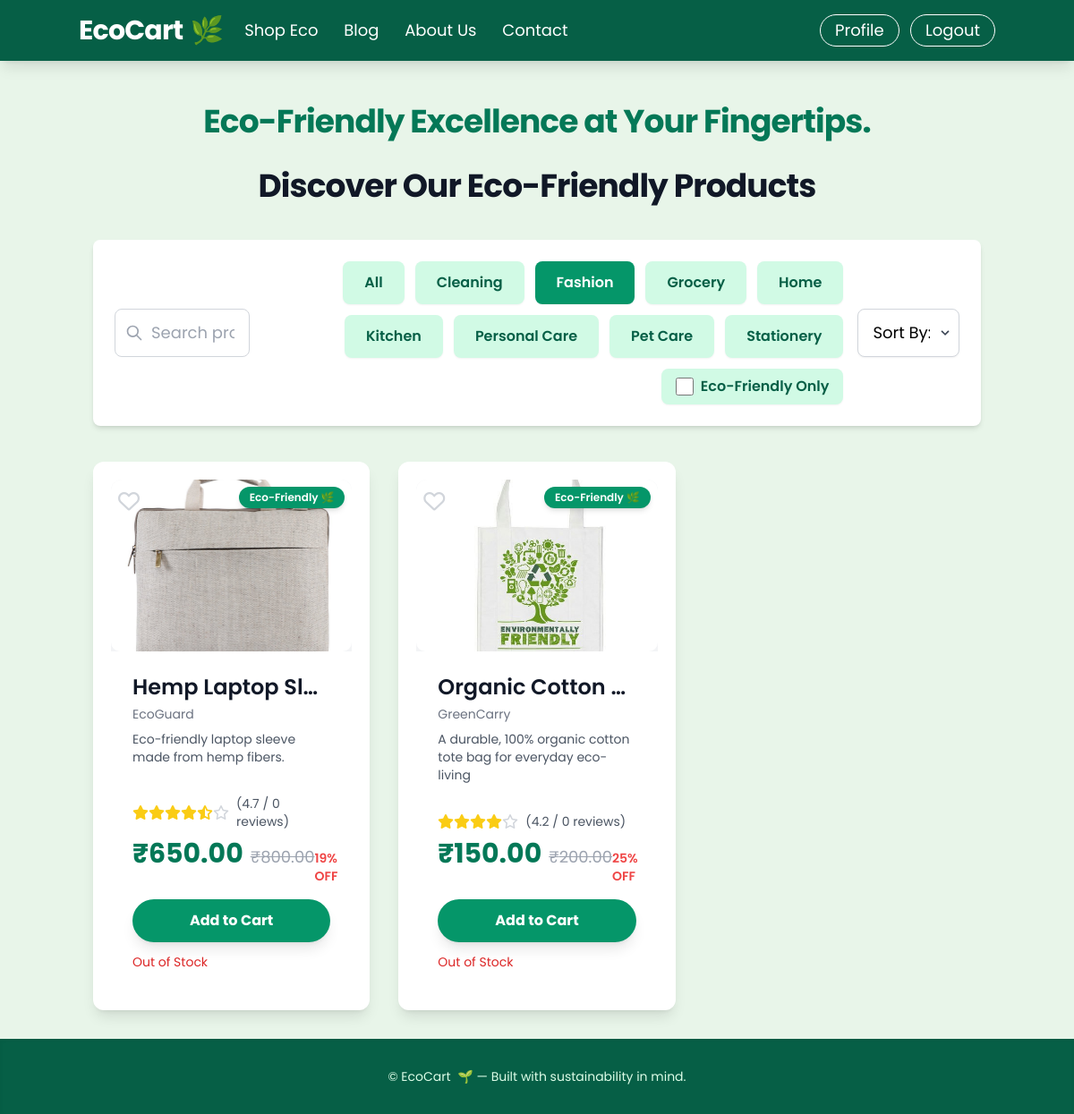
Screenshot of /products/?category=fashion (signed in) with the database file from the repository.
### products/models.py (models this page shows, shortened)
class Category(models.Model):
    name = models.CharField(max_length=100, unique=True)
    slug = models.SlugField(max_length=100, unique=True, blank=True)
    class Meta:
        verbose_name_plural = "Categories"

class Product(models.Model):
    name = models.CharField(max_length=255)
    brand = models.CharField(max_length=100, blank=True, null=True)
    category = models.ForeignKey(Category, on_delete=models.SET_NULL, null=True, related_name='products')
    image = models.ImageField(upload_to='products/', blank=True, null=True)
    price = models.DecimalField(max_digits=10, decimal_places=2)
    original_price = models.DecimalField(max_digits=10, decimal_places=2, blank=True, null=True)
    short_description = models.CharField(max_length=255)
    long_description = models.TextField(blank=True, null=True)
    rating = models.DecimalField(max_digits=2, decimal_places=1, default=0.0)
    review_count = models.PositiveIntegerField(default=0)
    is_eco_friendly = models.BooleanField(default=False)
    eco_impact_statement = models.TextField(blank=True, null=True, help_text="e.g., 'Saves 3kg of plastic'")
    stock = models.PositiveIntegerField(default=0)
    created_at = models.DateTimeField(auto_now_add=True)
    updated_at = models.DateTimeField(auto_now=True)
    class Meta:
        ordering = ['-created_at']
    @property
    def is_discounted(self):
        return self.original_price and self.price < self.original_price
    @property
    def discount_percentage(self):
        if self.is_discounted:
            return round(((self.original_price - self.price) / self.original_price) * 100)
        return 0
    @property
    def get_stars_full(self):
        return int(self.rating)
    @property
    def get_stars_half(self):
        return 1 if (self.rating - self.get_stars_full) >= 0.5 else 0
    @property
    def get_stars_empty(self):
        return 5 - self.get_stars_full - self.get_stars_half

### products/views.py (the view)
# urls.py: path('', views.product_list, name='list'),  # Product list view
def product_list(request):
    all_categories = Category.objects.all().order_by('name')
    initial_products = get_product_queryset(request)
    paginator = Paginator(initial_products, 8)
    page_number = request.GET.get('page', 1)
    page_obj = paginator.get_page(page_number)
    context = {
        'products': page_obj,
        'categories': all_categories,
        'current_category': request.GET.get('category', 'all'),
        'current_search': request.GET.get('search', ''),
        'eco_friendly_checked': request.GET.get('eco_friendly', 'false').lower() == 'true',
        'current_sort_by': request.GET.get('sort_by', 'default'),
        'pick_up_line': random.choice(PICK_UP_LINES),
    }
    return render(request, 'products/product_list.html', context)

### products/templatetags/products/products_filters.py (called while the page is built)
@register.filter
def replace(value, arg):
    if isinstance(value, str) and isinstance(arg, str) and ':' in arg:
        old, new = arg.split(':', 1)
        return value.replace(old, new)
    return value

@register.filter
def multiply(value, arg):
    try:
        return float(value) * float(arg)
    except (ValueError, TypeError):
        return '' # Return empty string or handle error gracefully

### products/templates/products/product_list.html (shortened to what this page needs)
{% load static %}
{% load products.products_filters %}
<!DOCTYPE html>
<html lang="en">
<head>
    <script src="https://cdn.tailwindcss.com"></script>
    <link rel="stylesheet" href="https://cdnjs.cloudflare.com/ajax/libs/font-awesome/6.0.0-beta3/css/all.min.css">
    <link rel="stylesheet" href="{% static 'products/css/product.css' %}">
</head>
<body class="min-h-screen flex flex-col">
    <header id="main-navbar" class="bg-emerald-800 p-4 shadow-lg sticky top-0 z-40 transition-all duration-300 ease-in-out">
        <div class="container mx-auto flex items-center justify-between flex-wrap">
            <a href="{% url 'accounts:home' %}" class="flex items-center flex-shrink-0 text-white mr-6">
                <span class="font-bold text-3xl tracking-tight text-white flex items-center">
                    EcoCart <span class="ml-2 text-green-300">🌿</span>
                </span>
            </a>
            <div id="nav-content" class="w-full block flex-grow lg:flex lg:items-center lg:w-auto hidden">
                <div class="text-lg lg:flex-grow">
                    <a href="{% url 'products:list' %}" class="block mt-4 lg:inline-block lg:mt-0 text-white hover:text-green-200 mr-6 transition duration-300 ease-in-out">
                        Shop Eco
                    </a>
                    <a href="{% url 'accounts:blog' %}" class="block mt-4 lg:inline-block lg:mt-0 text-white hover:text-green-200 mr-6 transition duration-300 ease-in-out">
                        Blog
                    </a>
                    <a href="{% url 'accounts:about_us' %}" class="block mt-4 lg:inline-block lg:mt-0 text-white hover:text-green-200 mr-6 transition duration-300 ease-in-out">
                        About Us
                    </a>
                    <a href="{% url 'accounts:contact' %}" class="block mt-4 lg:inline-block lg:mt-0 text-white hover:text-green-200 transition duration-300 ease-in-out">
                        Contact
                    </a>
                </div>
                <div>
                    {% if user.is_authenticated %}
                        <a href="{% url 'accounts:profile' %}" class="inline-block text-lg px-4 py-2 leading-none border border-white rounded-full text-white hover:bg-white hover:text-emerald-800 mt-4 lg:mt-0 transition duration-300 ease-in-out mr-2">
                            Profile
                        </a>
                        <a href="{% url 'accounts:logout' %}" class="inline-block text-lg px-4 py-2 leading-none border border-white rounded-full text-white hover:bg-white hover:text-emerald-800 mt-4 lg:mt-0 transition duration-300 ease-in-out">
                            Logout
                        </a>
                    {% endif %}
                </div>
            </div>
        </div>
    </header>
    <main class="flex-grow container mx-auto px-4 py-8">
        <p class="text-3xl md:text-4xl font-bold text-center text-emerald-700 mb-8 mt-4 tracking-tight leading-snug animate-fade-in">
            {{ pick_up_line }}
        </p>
        <h1 class="text-4xl font-bold text-center text-gray-900 mb-10 tracking-tight">Discover Our Eco-Friendly Products</h1>
        <div class="mb-10 flex flex-col md:flex-row items-center justify-between space-y-4 md:space-y-0 md:space-x-4 p-6 bg-white rounded-lg shadow-md animate-slide-up">
            <div class="relative w-full md:w-1/3">
                <input type="text" id="product-search" placeholder="Search products..." value="{{ current_search }}"
                        class="w-full pl-10 pr-4 py-3 border border-gray-300 rounded-lg focus:outline-none focus:ring-2 focus:ring-emerald-500 transition duration-300 ease-in-out text-lg"
                        onkeyup="debounceFilter()">
                <svg class="absolute left-3 top-1/2 transform -translate-y-1/2 text-gray-400 w-5 h-5" fill="none" stroke="currentColor" viewBox="0 0 24 24" xmlns="http://www.w3.org/2000/svg">
                    <path stroke-linecap="round" stroke-linejoin="round" stroke-width="2" d="M21 21l-6-6m2-5a7 7 0 11-14 0 7 7 0 0114 0z"></path>
                </svg>
            </div>
            <div class="w-full md:w-auto flex flex-wrap justify-center md:justify-end gap-3 order-3 md:order-2">
                <button class="filter-btn px-6 py-3 font-semibold rounded-lg shadow-sm active:shadow-inner transition duration-300 ease-in-out {% if current_category == 'all' %}bg-emerald-600 text-white{% else %}bg-emerald-100 text-emerald-800 hover:bg-emerald-200{% endif %}" data-filter="all">All</button>
                {% for category in categories %}
                    <button class="filter-btn px-6 py-3 font-semibold rounded-lg shadow-sm active:shadow-inner transition duration-300 ease-in-out {% if current_category == category.slug %}bg-emerald-600 text-white{% else %}bg-emerald-100 text-emerald-800 hover:bg-emerald-200{% endif %}" data-filter="{{ category.slug }}">{{ category.name|title|replace:"_: " }}</button>
                {% endfor %}
                <label for="eco_friendly_checkbox" class="flex items-center space-x-2 cursor-pointer px-4 py-2 bg-emerald-100 text-emerald-800 font-semibold rounded-lg hover:bg-emerald-200 transition duration-300 ease-in-out shadow-sm active:shadow-inner">
                    <input type="checkbox" id="eco_friendly_checkbox" onchange="filterProducts()" class="form-checkbox h-5 w-5 text-emerald-600 rounded focus:ring-emerald-500" {% if eco_friendly_checked %}checked{% endif %}>
                    <span>Eco-Friendly Only</span>
                </label>
            </div>
            <div class="relative w-full md:w-1/4 order-2 md:order-3">
                <select id="sort-by" onchange="filterProducts()"
                             class="block w-full px-4 py-3 border border-gray-300 rounded-lg shadow-sm focus:outline-none focus:ring-2 focus:ring-emerald-500 transition duration-300 ease-in-out text-lg appearance-none bg-white pr-8">
                    <option value="default" {% if current_sort_by == 'default' %}selected{% endif %}>Sort By: Default</option>
                </select>
                <div class="pointer-events-none absolute inset-y-0 right-0 flex items-center px-2 text-gray-700">
                </div>
            </div>
        </div>
        <div id="product-grid" class="grid grid-cols-1 sm:grid-cols-2 lg:grid-cols-3 xl:grid-cols-4 gap-8">
            {% for product in products %}
                <div class="product-card bg-white rounded-xl shadow-lg transform transition-all duration-500 ease-in-out hover:scale-105 hover:shadow-2xl overflow-hidden flex flex-col product-item"
                     data-category="{{ product.category.slug|default:'uncategorized' }}"
                     data-price="{{ product.price }}"
                     data-rating="{{ product.rating }}"
                     data-name="{{ product.name|lower }}"
                     data-eco-friendly="{{ product.is_eco_friendly|lower }}"
                     data-product-id="{{ product.id }}">
                        <a href="{% url 'products:detail' pk=product.id %}" class="block relative overflow-hidden w-full h-48 bg-gray-100 rounded-t-xl">
                            <img src="{% if product.image %}{{ product.image.url }}{% else %}{% static 'products/images/placeholder.jpg' %}{% endif %}"
                                 onerror="this.onerror=null; this.src='{% static 'products/images/placeholder.jpg' %}';"
                                 alt="{{ product.name }}"
                                 class="w-full h-full object-cover transition-transform duration-500 hover:scale-110">
                            {% if product.is_eco_friendly %}
                                <div class="absolute top-2 right-2 bg-emerald-600 text-white text-xs font-semibold px-3 py-1 rounded-full shadow-md tooltip-container">
                                    Eco-Friendly 🌿
                                </div>
                            {% endif %}
                            <i class="far fa-heart absolute top-2 left-2 text-2xl text-gray-300 hover:text-red-400 transition-colors duration-200 cursor-pointer wishlist-icon" data-product-id="{{ product.id }}"></i>
                        </a>
                        <div class="p-6 flex-grow flex flex-col justify-between">
                            <div>
                                <h2 class="text-2xl font-semibold text-gray-900 mb-1 truncate" title="{{ product.name }}">
                                    <a href="{% url 'products:detail' pk=product.id %}" class="hover:text-emerald-700 transition-colors duration-200">{{ product.name }}</a>
                                </h2>
                                {% if product.brand %}<p class="text-gray-500 text-sm mb-2">{{ product.brand }}</p>{% endif %}
                                <p class="text-gray-600 text-sm mb-4 line-clamp-3">{{ product.short_description }}</p>
                            </div>
                            <div class="mt-4">
                                <div class="flex items-center mb-2">
                                    {% for _ in "x"|ljust:product.get_stars_full %}<i class="fas fa-star text-yellow-400 star-icon" style="animation-delay: {{ forloop.counter|multiply:0.05 }}s;"></i>{% endfor %}
                                    {% if product.get_stars_half %}<i class="fas fa-star-half-alt text-yellow-400 star-icon" style="animation-delay: {{ product.get_stars_full|add:1|multiply:0.05 }}s;"></i>{% endif %}
                                    {% for _ in "x"|ljust:product.get_stars_empty %}<i class="far fa-star text-gray-300 star-icon" style="animation-delay: {{ forloop.counter|add:product.get_stars_full|add:product.get_stars_half|multiply:0.05 }}s;"></i>{% endfor %}
                                    <span class="ml-2 text-gray-600 text-sm">({{ product.rating|floatformat:1 }} / {{ product.review_count }} reviews)</span>
                                </div>
                                <div class="flex items-baseline justify-between mb-4">
                                   <span class="text-3xl font-bold text-emerald-700">₹{{ product.price|floatformat:2 }}</span>
                                    {% if product.is_discounted %}
                                       <span class="text-gray-400 line-through text-lg ml-2">₹{{ product.original_price|floatformat:2 }}</span>
                                        <span class="ml-auto text-red-500 font-semibold text-sm">{{ product.discount_percentage }}% OFF</span>
                                    {% endif %}
                                </div>
                                <button class="add-to-cart-btn w-full bg-emerald-600 text-white font-bold py-3 rounded-full shadow-lg hover:bg-emerald-700 transition-all duration-300 ease-in-out transform hover:scale-105 active:scale-95"
                                        data-product-id="{{ product.id }}" data-product-name="{{ product.name }}">
                                    Add to Cart
                                </button>
                                {% if product.in_stock > 0 %}
                                    <p class="text-emerald-600 text-sm mt-3">In Stock: {{ product.in_stock }}</p>
                                    {% if product.in_stock < 10 %}
                                    <p class="text-orange-500 text-xs mt-1">Only {{ product.in_stock }} left!</p>
                                   {% endif %}
                                {% else %}
                                       <p class="text-red-600 text-sm mt-3">Out of Stock</p>
                                {% endif %}
                            </div>
                        </div>
                    </div>
                {% empty %}
                    <div class="col-span-full text-center py-10">
                        <p class="text-xl text-gray-600">No products found matching your criteria. Try adjusting filters!</p>
                    </div>
                {% endfor %}
            </div>
        </main>
        <footer class="bg-emerald-800 text-green-100 py-8 text-center shadow-inner mt-auto">
            <div class="container mx-auto px-4">
                <div class="text-sm">
                    &copy; {{ "now"|date:"Y" }} EcoCart <span class="ml-1">🌱</span> — Built with sustainability in mind.
                </div>
            </div>
        </footer>
    </body>
</html>

### products/static/products/css/product.css (style rules this page uses)
body { font-family: 'Poppins', sans-serif; background-color: #E8F5E9; margin: 0; padding: 0; }
.product-card { background: white; border-radius: 15px; box-shadow: 0 8px 16px rgba(102, 187, 106, 0.2); padding: 20px; transition: 0.3s ease; position: relative; }
.product-card img { width: 100%; border-radius: 10px; }

### rows the page displays
Category: name "Cleaning"
Category: name "Fashion"
Category: name "Grocery"
Category: name "Home"
Category: name "Kitchen"
Category: name "Personal Care"
Category: name "Pet Care"
Category: name "Stationery"
Product: image (picture), name "Hemp Laptop Sl…", brand "EcoGuard", short_description "Eco-friendly laptop sleeve made from hemp fibers.", rating "4.7", review_count "0", price "650.00", original_price "800.00", discount_percentage "19"
Product: image (picture), name "Organic Cotton…", brand "GreenCarry", short_description "A durable, 100% organic cotton tote bag for everyday eco-living", rating "4.2", review_count "0", price "150.00", original_price "200.00", discount_percentage "25"
